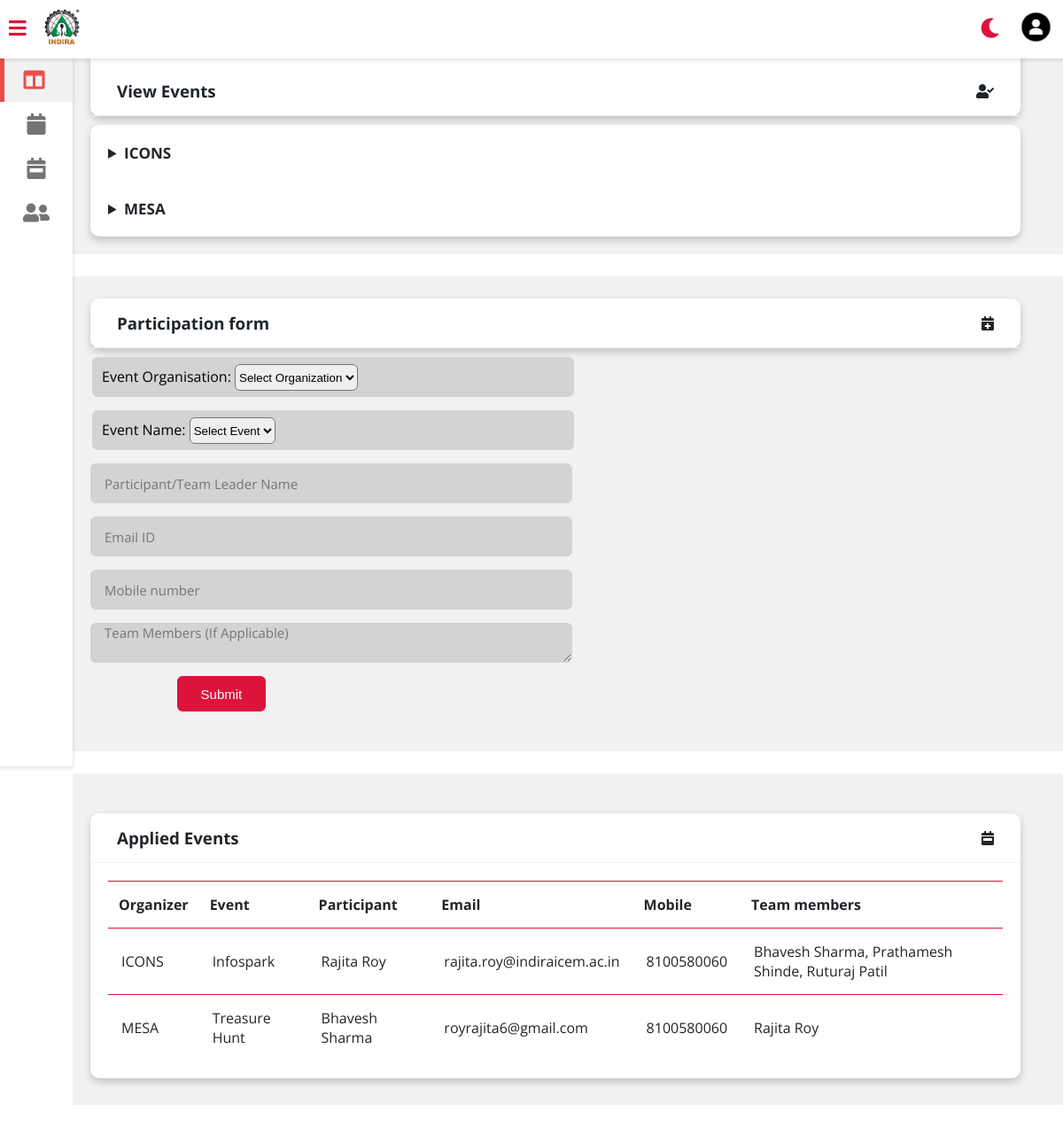
The page /ParticipantDashboard.php (signed in) on the database its author committed.
### tables this page shows
CREATE TABLE `events` (
  `EventID` int(11) NOT NULL,
  `Event_Creator` varchar(50) NOT NULL,
  `Event_Name` varchar(50) NOT NULL,
  `Short_Description` varchar(1000) NOT NULL,
  `Entry_fees` varchar(20) DEFAULT NULL,
  `Event_Coordinators` varchar(1000) NOT NULL,
  `Prize` varchar(300) DEFAULT NULL,
  `Event_Rules` varchar(1000) NOT NULL,
  `Participant_Type` varchar(20) NOT NULL,
  `Last_Date` date NOT NULL,
  `Event_Date` date NOT NULL
);

CREATE TABLE `participants` (
  `ParticipantID` int(10) NOT NULL,
  `Participant_Name` varchar(50) NOT NULL,
  `Username` varchar(50) NOT NULL,
  `Email` varchar(50) NOT NULL,
  `Mobile` varchar(10) NOT NULL,
  `Team_Members` varchar(100) DEFAULT NULL,
  `Event_Name` varchar(50) NOT NULL,
  `Event_Creator` varchar(50) NOT NULL
);

### ParticipantDashboard.php (the view, shortened to what this page needs)
<?php
$conn = mysqli_connect("localhost","root","","Event Portal");
$query1 = "SELECT * FROM Events GROUP BY Event_Creator";
$result1 = mysqli_query($conn, $query1);
?>
<!DOCTYPE html>
<html>
<head>
	<link rel="stylesheet" type="text/css" href="https://cdnjs.cloudflare.com/ajax/libs/Chart.js/2.9.3/Chart.min.css">
	<link rel="stylesheet" href="https://use.fontawesome.com/releases/v5.8.1/css/all.css">
	<link rel="stylesheet" type="text/css" href="css/participant_style.css">
</head>
<body class="overlay-scrollbar">
	<div class="navbar">
		<ul class="navbar-nav">
			<li class="nav-item">
				<a class="nav-link">
					<i class="fas fa-bars" onclick="collapseSidebar()"></i>
				</a>
			</li>
			<li class="nav-item">
				<img src="images/indiralogo.png" alt="logo" class="logo logo-light">
			</li>
		</ul>
		<ul class="navbar-nav nav-right">
			<li class="nav-item mode">
				<a class="nav-link" href="#" onclick="switchTheme()">
					<i class="fas fa-moon dark-icon"></i>
				</a>
			</li>
			<li class="nav-item avt-wrapper">
				<div class="avt dropdown">
					<img src="images/dp.jpg"  alt="User image" class="dropdown-toggle" data-toggle="user-menu">
				</div>
			</li>
		</ul>
	</div>
	<div class="sidebar">
		<ul class="sidebar-nav">
            <li  class="sidebar-nav-item">
				<a href="#" class="sidebar-nav-link active">
					<div>
						<i class="fas fa-columns"></i>
					</div>
				</a>
			</li>
            <li class="sidebar-nav-item">
				<a href="#part" class="sidebar-nav-link">
					<div>
						<i class="fas fa-calendar"></i>
					</div>
				</a>
			</li>
            <li class="sidebar-nav-item">
				<a href="#addevent" class="sidebar-nav-link">
					<div>
						<i class="fas fa-calendar-week"></i>
					</div>
				</a>
			</li>
			<li  class="sidebar-nav-item">
				<a href="#viewevents" class="sidebar-nav-link">
					<div>
						<i class="fas fa-user-friends"></i>
					</div>
				</a>
			</li>
		</ul>
	</div>
    <section class = "participant" id="part">
        <div class = "card">
            <div class = "card-header">
                <h3>View Events</h3>
                <i class = "fas fa-user-check"></i>
            </div>
        </div>
        <div class = "collapse">
        <?php
                 while($row = mysqli_fetch_array($result1))
                 {
			?>
				<details>
					<summary><?php $creator = $row['Event_Creator']; echo $row['Event_Creator'] ?></summary>
				</details>
			<?php
				}
			?>
        </div>
    </section>
		<section class="addevent" id="addevent">
			<div class = "card">
				<div class = "card-header">
					<h3>Participation form</h3>
					<i class = "fas fa-calendar-plus"></i>
				</div>
			</div>
			<div class = "form">
				<form action="register_event.php" method="post">
					<div class="fields">
						<div class="field organisation">
							<label for="Event Organisation">Event Organisation:</label>
							<select name="EventCreator" id="event_creator" required>
								<option value="">Select Organization</option>
							</select>
						</div>
                        <div class="field eventname">
							<label for="Event Name">Event Name:</label>
							<select name="EventName" id="event_name" required>
								<option value="">Select Event</option>
							</select>
						</div>
                        <div class="field name">
							<input type="text" name="ParticipantName" placeholder="Participant/Team Leader Name" required>
						</div>
                        <div class="field name">
							<input type="text" name="Email" placeholder="Email ID" required>
						</div>
                        <div class="field name">
							<input type="text" name="Mobile" placeholder="Mobile number" required>
						</div>
						<div class="field textarea">
							<textarea cols="30" rows="10" name="TeamMembers" placeholder="Team Members (If Applicable)" required></textarea>
						<div class="button">
							<button type="submit">Submit</button>
						</div>
					</div>
				</form>
			</div>
		</section>
		<section class = "viewevents" id="viewevents">
            <div class="wrapper">
                <div class="row">
                    <div class="col-8 col-m-12 col-sm-12">
                        <div class="card">
                            <div class="card-header">
                                <h3>
                                    Applied Events
                                </h3>
                                <i class="fas fa-calendar-week"></i>
                            </div>
                            <div class="card-content">
                                <table>
                                    <thead>
                                        <tr>
                                            <th>Organizer</th>
                                            <th>Event</th>
                                            <th>Participant</th>
                                            <th>Email</th>
                                            <th>Mobile</th>
                                            <th>Team members</th>
                                        </tr>
                                    </thead>
                                    <tbody>
                                       <?php
                                        $username = $_SESSION['email'];
                                        $query3 = "SELECT * FROM Participants WHERE Username = '".$username."'";
                                        $result3 = mysqli_query($conn, $query3);
                        		         while($row = mysqli_fetch_array($result3))
                         		        {
								        ?>
									<tr>
                                    <td><?php echo $row["Event_Creator"]; ?></td>
                                    <td><?php echo $row["Event_Name"]; ?></td>
									<td><?php echo $row["Participant_Name"]; ?></td>
									<td><?php echo $row["Email"]; ?></td>
									<td><?php echo $row["Mobile"]; ?></td>
									<td><?php echo $row["Team_Members"]; ?></td>
                              		</tr>
									<?php
								 }
								 ?>
                                    </tbody>
                                </table>
                            </div>
                        </div>
                    </div>
                </div>
            </section>
</body>
</html>

### rows shown on the page
events: Event_Creator "ICONS"
events: Event_Creator "MESA"
participants: Event_Creator "ICONS", Event_Name "Infospark", Participant_Name "Rajita Roy", Email "rajita.roy@indiraicem.ac.in", Mobile "8100580060", Team_Members "Bhavesh Sharma, Prathamesh Shinde, Ruturaj Patil"
participants: Event_Creator "MESA", Event_Name "Treasure Hunt", Participant_Name "Bhavesh Sharma", Email "royrajita6@gmail.com", Mobile "8100580060", Team_Members "Rajita Roy"
